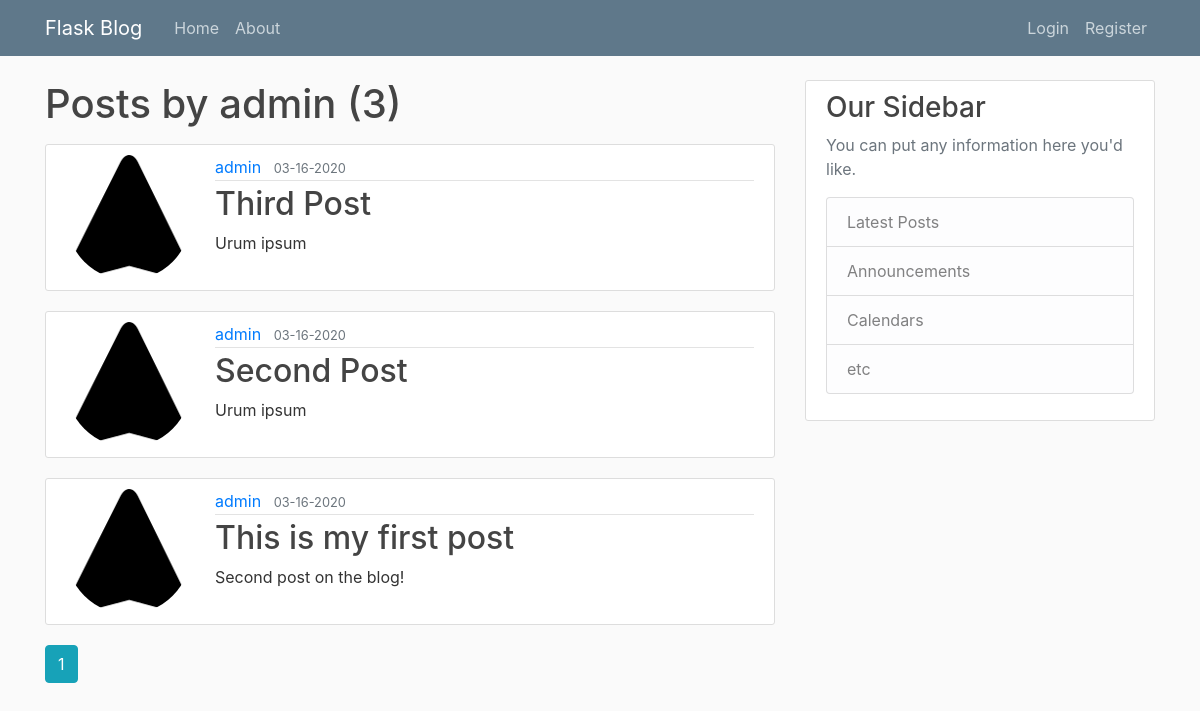
Screenshot of /user/admin with the database file from the repository.
### flaskblog_package/models.py (models this page shows, shortened)
class User(db.Model, UserMixin):
    id = db.Column(db.Integer, primary_key=True)
    username = db.Column(db.String(20), unique=True, nullable=False)
    email = db.Column(db.String(120), unique=True, nullable=False)
    image_file = db.Column(db.String(20), nullable=False, default="default.jpg")
    password = db.Column(db.String(60), nullable=False)
    posts = db.relationship("Post", backref="author", lazy=True)

class Post(db.Model):
    id = db.Column(db.Integer, primary_key=True)
    title = db.Column(db.String(100), nullable=False)
    date_posted = db.Column(db.DateTime, nullable=False, default=datetime.utcnow)
    content = db.Column(db.Text, nullable=False)
    user_id = db.Column(db.Integer, db.ForeignKey("user.id"), nullable=False)

### flaskblog_package/users/routes.py (the view)
@users.route("/user/<string:username>")
def user_posts(username):
    page = request.args.get("page", 1, type=int)
    user = User.query.filter_by(username=username).first_or_404()
    posts = Post.query.filter_by(author=user)\
        .order_by(Post.date_posted.desc())\
        .paginate(page=page, per_page=5)
    return render_template("user_posts.html", posts=posts, user=user)

### flaskblog_package/templates/user_posts.html
{% extends "layout.html" %}
{% block content %}
    <h1 class="mb-3"> Posts by {{ user.username }} ({{ posts.total }})</h1>
    {% for post in posts.items %}
        <article class="media content-section">
            <img class="rounded-circle article-image" src="{{ url_for('static', filename='profile_pics/'+post.author.image_file) }}">
            <div class="media-body ml-4">
                <div class="article-metadata">
                    <a class="mr-2" href="{{ url_for('users.user_posts', username=post.author.username) }}">{{ post.author.username }}</a>
                    <small class="text-muted">{{ post.date_posted.strftime('%m-%d-%Y') }}</small>
                </div>
                <h2><a class="article-title" href="{{ url_for('posts.post', post_id=post.id)}}">{{ post.title }}</a></h2>
                <p class="article-content">{{ post.content }}</p>
            </div>
        </article>
    {% endfor %}
    {% for page_num in posts.iter_pages(left_edge=1, right_edge=1, left_current=1, right_current=2) %}
        {% if page_num %}
            {% if posts.page == page_num %}
                <a class="btn btn-info mb-4" href="{{ url_for('users.user_posts', username=user.username, page=page_num) }}">{{ page_num }}</a>
            {% else %}
                <a class="btn btn-outline-info mb-4" href="{{ url_for('users.user_posts', username=user.username, page=page_num) }}">{{ page_num }}</a>
            {% endif %}
        {% else %}
            ...
        {% endif %}
    {% endfor %}
{% endblock content %}

### flaskblog_package/static/main.css (style rules this page uses)
body { background: #fafafa; color: #333333; margin-top: 5rem; }
h1, h2, h3, h4, h5, h6 { color: #444444; }
.content-section { background: #ffffff; padding: 10px 20px; border: 1px solid #dddddd; border-radius: 3px; margin-bottom: 20px; }
.article-title { color: #444444; }
.article-content { white-space: pre-line; }
.article-metadata { padding-bottom: 1px; margin-bottom: 4px; border-bottom: 1px solid #e3e3e3 }

### rows the page displays
User: username "admin"
Post: image_file (picture), author.username "admin", date_posted "03-16-2020", title "Third Post", content "Urum ipsum"
Post: image_file (picture), author.username "admin", date_posted "03-16-2020", title "Second Post", content "Urum ipsum"
Post: image_file (picture), author.username "admin", date_posted "03-16-2020", title "This is my first post", content "Second post on the blog!"

### other values shown
{{ posts.total }} "3"
{{ page_num }} "1"
